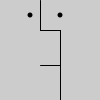
Frame 1 (no input)
Frame 60 (the mouse pressed at the canvas centre just before this capture): identical to frame 1, image omitted
Frame 120 (the mouse held since frame 60 and released just before this capture): identical to frame 1, image omitted

The Processing sketch that drew this single still picture (run headless with seeded random() and noise(); from frame 60 on, the mouse is pressed at the canvas centre):

// Processing sketch: Ex_26
// ── Ex_26.pde
int x = 40;  // X-coordinate
int y = 30;  // Y-coordinate
int g = 20;  // Gap between eyes

void setup() {
  size(100, 100);
  fill(0);
}

void draw() {
  background(204);
  face(x, y, g);
}

void face(int x, int y, int gap) {
  stroke(0);
  line(x, 0, x, y);                    // Nose Bridge
  line(x, y, x+gap, y);                // Nose
  line(x+gap, y, x+gap, 100);
  int mouthY = height - (height-y)/2;
  line(x, mouthY, x+gap, mouthY);      // Mouth
  noStroke();
  ellipse(x-gap/2, y/2, 5, 5);         // Left eye
  ellipse(x+gap, y/2, 5, 5);           // Right eye
}
